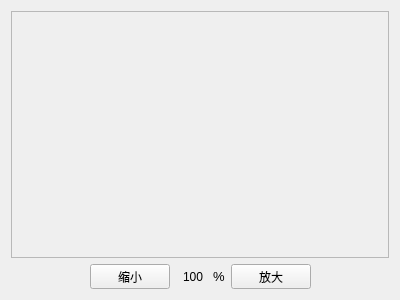
<?xml version="1.0" encoding="UTF-8"?>
<ui version="4.0">
 <class>Form</class>
 <widget class="QWidget" name="Form">
  <property name="geometry">
   <rect>
    <x>0</x>
    <y>0</y>
    <width>400</width>
    <height>300</height>
   </rect>
  </property>
  <property name="minimumSize">
   <size>
    <width>400</width>
    <height>300</height>
   </size>
  </property>
  <property name="maximumSize">
   <size>
    <width>16777215</width>
    <height>16777215</height>
   </size>
  </property>
  <property name="windowTitle">
   <string>Text Tools - 预览</string>
  </property>
  <property name="windowIcon">
   <iconset>
    <normaloff>src/img/QIcon.png</normaloff>src/img/QIcon.png</iconset>
  </property>
  <layout class="QGridLayout" name="gridLayout_2">
   <item row="1" column="2">
    <widget class="QSpinBox" name="spinBox_zoom">
     <property name="minimumSize">
      <size>
       <width>0</width>
       <height>25</height>
      </size>
     </property>
     <property name="maximumSize">
      <size>
       <width>16777215</width>
       <height>25</height>
      </size>
     </property>
     <property name="layoutDirection">
      <enum>Qt::LeftToRight</enum>
     </property>
     <property name="styleSheet">
      <string notr="true">background:transparent;</string>
     </property>
     <property name="wrapping">
      <bool>false</bool>
     </property>
     <property name="frame">
      <bool>false</bool>
     </property>
     <property name="alignment">
      <set>Qt::AlignRight|Qt::AlignTrailing|Qt::AlignVCenter</set>
     </property>
     <property name="buttonSymbols">
      <enum>QAbstractSpinBox::NoButtons</enum>
     </property>
     <property name="accelerated">
      <bool>false</bool>
     </property>
     <property name="keyboardTracking">
      <bool>true</bool>
     </property>
     <property name="showGroupSeparator" stdset="0">
      <bool>false</bool>
     </property>
     <property name="minimum">
      <number>1</number>
     </property>
     <property name="maximum">
      <number>500</number>
     </property>
     <property name="value">
      <number>100</number>
     </property>
     <property name="displayIntegerBase">
      <number>10</number>
     </property>
    </widget>
   </item>
   <item row="1" column="5">
    <spacer name="horizontalSpacer_2">
     <property name="orientation">
      <enum>Qt::Horizontal</enum>
     </property>
     <property name="sizeHint" stdset="0">
      <size>
       <width>72</width>
       <height>20</height>
      </size>
     </property>
    </spacer>
   </item>
   <item row="1" column="0">
    <spacer name="horizontalSpacer">
     <property name="orientation">
      <enum>Qt::Horizontal</enum>
     </property>
     <property name="sizeHint" stdset="0">
      <size>
       <width>73</width>
       <height>20</height>
      </size>
     </property>
    </spacer>
   </item>
   <item row="1" column="1">
    <widget class="QPushButton" name="pushButton_ZoomOut">
     <property name="minimumSize">
      <size>
       <width>0</width>
       <height>25</height>
      </size>
     </property>
     <property name="maximumSize">
      <size>
       <width>16777215</width>
       <height>25</height>
      </size>
     </property>
     <property name="text">
      <string>缩小</string>
     </property>
     <property name="icon">
      <iconset>
       <normaloff>src/img/ZoomOut.png</normaloff>src/img/ZoomOut.png</iconset>
     </property>
     <property name="autoRepeat">
      <bool>true</bool>
     </property>
    </widget>
   </item>
   <item row="1" column="4">
    <widget class="QPushButton" name="pushButton_ZoomIn">
     <property name="minimumSize">
      <size>
       <width>0</width>
       <height>25</height>
      </size>
     </property>
     <property name="maximumSize">
      <size>
       <width>16777215</width>
       <height>25</height>
      </size>
     </property>
     <property name="text">
      <string>放大</string>
     </property>
     <property name="icon">
      <iconset>
       <normaloff>src/img/ZoomIn.png</normaloff>src/img/ZoomIn.png</iconset>
     </property>
     <property name="autoRepeat">
      <bool>true</bool>
     </property>
    </widget>
   </item>
   <item row="0" column="0" colspan="6">
    <widget class="QScrollArea" name="scrollArea">
     <property name="widgetResizable">
      <bool>true</bool>
     </property>
     <widget class="QWidget" name="scrollAreaWidgetContents_2">
      <property name="geometry">
       <rect>
        <x>0</x>
        <y>0</y>
        <width>380</width>
        <height>249</height>
       </rect>
      </property>
      <layout class="QGridLayout" name="gridLayout">
       <item row="0" column="0">
        <widget class="QLabel" name="image">
         <property name="maximumSize">
          <size>
           <width>16777215</width>
           <height>16777215</height>
          </size>
         </property>
         <property name="text">
          <string/>
         </property>
         <property name="alignment">
          <set>Qt::AlignCenter</set>
         </property>
        </widget>
       </item>
      </layout>
     </widget>
    </widget>
   </item>
   <item row="1" column="3">
    <widget class="QLabel" name="label">
     <property name="font">
      <font>
       <pointsize>10</pointsize>
      </font>
     </property>
     <property name="text">
      <string>%</string>
     </property>
    </widget>
   </item>
  </layout>
 </widget>
 <resources/>
 <connections/>
</ui>
